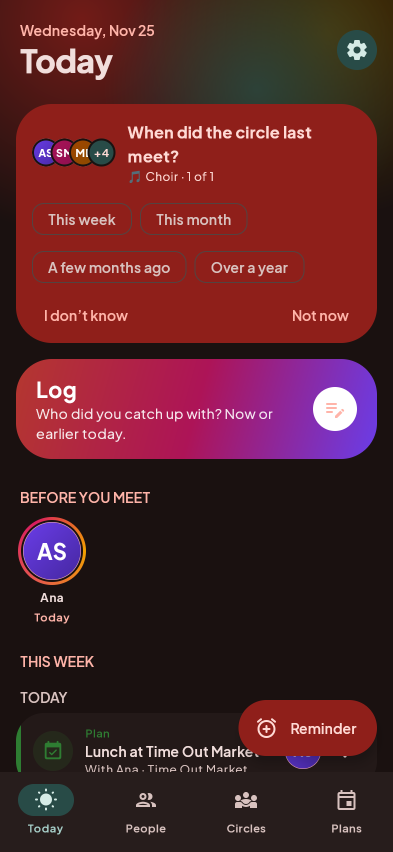
#> input picture docs/screenshots/agenda-dark.png, 786 x 1704 px, given in place of home.png, which was not available (shown at 1/2 size)
$ python compose_banner.py
#> lines starting #> are read from the running program, lines starting #| are printed output that depends on the picture; after the words box and inside, x2 and y2 are one past the last pixel; in counts of white or black regions, pixels touching at a corner belong together
"""Builds docs/screenshots/banner.png: a row of phone screenshots on the brand gradient for the README header.

Usage (repo root): python3 scripts/screenshots/compose_banner.py   (needs Pillow)
"""
from pathlib import Path

from PIL import Image, ImageDraw, ImageFilter

ROOT = Path(__file__).resolve().parents[2]
SHOTS = ROOT / "docs" / "screenshots"
ORDER = ["home", "friend", "checkin", "agenda-dark", "ideas"]

W, H = 2400, 1200
PHONE_W = 400
RADIUS = 46


def gradient(w, h, stops):
#> called with w = 2400, h = 1200
    base = Image.new("RGB", (w, h))
#> base: PIL image 2400x1200 RGB; every value is 0
    px = base.load()
    for x in range(w):
        for y in range(h):
            t = (x / w * 0.7 + y / h * 0.3)
            for i in range(len(stops) - 1):
                a, b = stops[i], stops[i + 1]
                if a[0] <= t <= b[0]:
                    f = (t - a[0]) / (b[0] - a[0])
                    px[x, y] = tuple(int(a[1][c] + (b[1][c] - a[1][c]) * f) for c in range(3))
                    break
    return base


def rounded(im, r):
    mask = Image.new("L", im.size, 0)
    ImageDraw.Draw(mask).rounded_rectangle((0, 0, *im.size), r, fill=255)
    out = Image.new("RGBA", im.size)
    out.paste(im, (0, 0), mask)
    return out


def main():
    bg = gradient(W, H, [(0.0, (255, 138, 128)), (0.55, (180, 55, 47)), (1.0, (106, 61, 232))]).convert("RGBA")
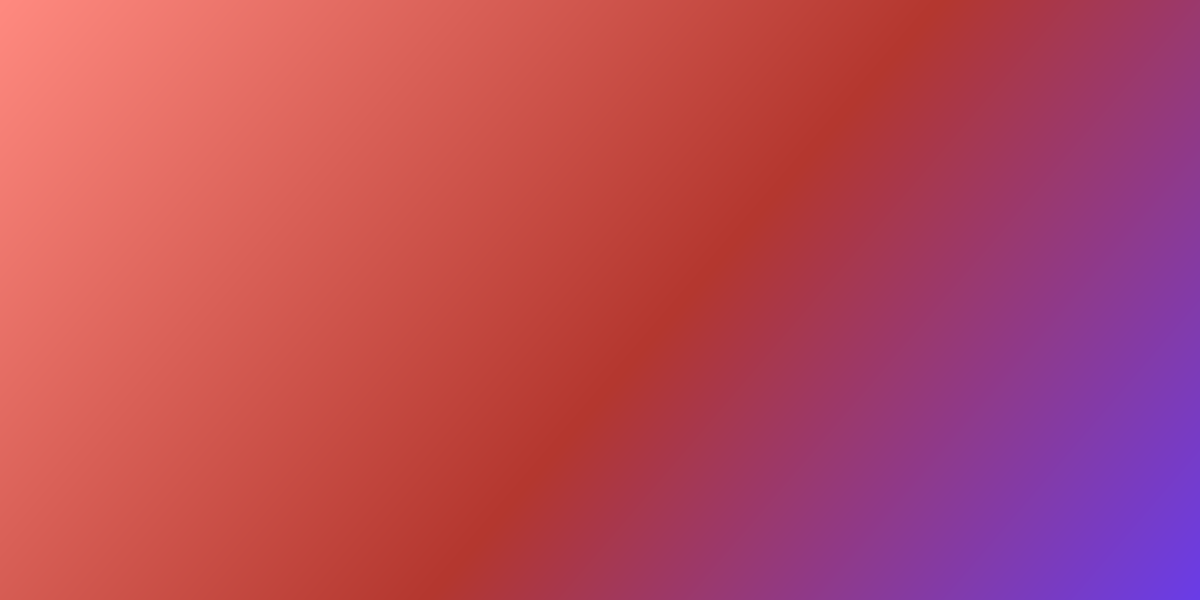
#> bg: PIL image 2400x1200 RGBA (shown at 1/2 size); mean R, G, B, A 184.4, 73.5, 92.7, 255
    phones = []
    for name in ORDER:
        im = Image.open(SHOTS / f"{name}.png").convert("RGB")
#> im is the input picture: PIL image 786x1704 RGB; mean R, G, B 84.7, 35.3, 39.8
        h = int(im.height * PHONE_W / im.width)
#> h = 867
        phones.append(rounded(im.resize((PHONE_W, h), Image.LANCZOS), RADIUS))
#> in rounded, `mask = Image.new("L", im.size, 0)`: mask: PIL image 400x867 L; every value is 0
#> in rounded, `ImageDraw.Draw(mask).rounded_rectangle((0, 0, *im.size), r, fill=255)`:
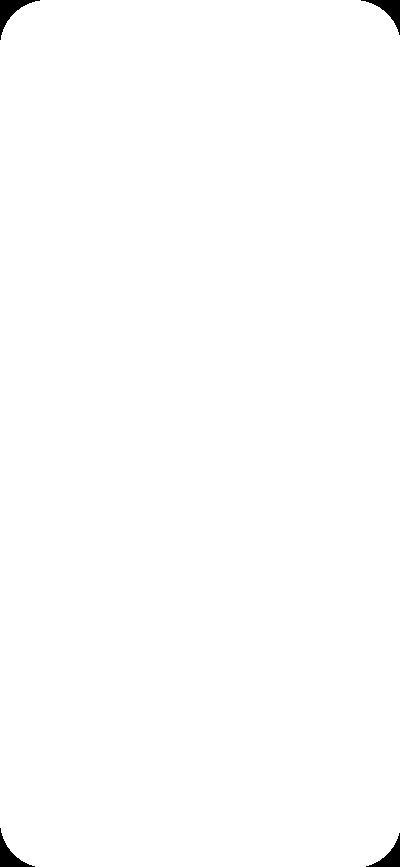
#> mask: PIL image 400x867 L; 99.5% white; 4 black regions, box (x1, y1, x2, y2) and area: (0, 0, 40, 40) 470, (361, 0, 400, 35) 430, (0, 828, 35, 867) 430, (366, 833, 400, 867) 391
#> in rounded, `out = Image.new("RGBA", im.size)`: out: PIL image 400x867 RGBA; every value is 0
#> in rounded, `out.paste(im, (0, 0), mask)`:
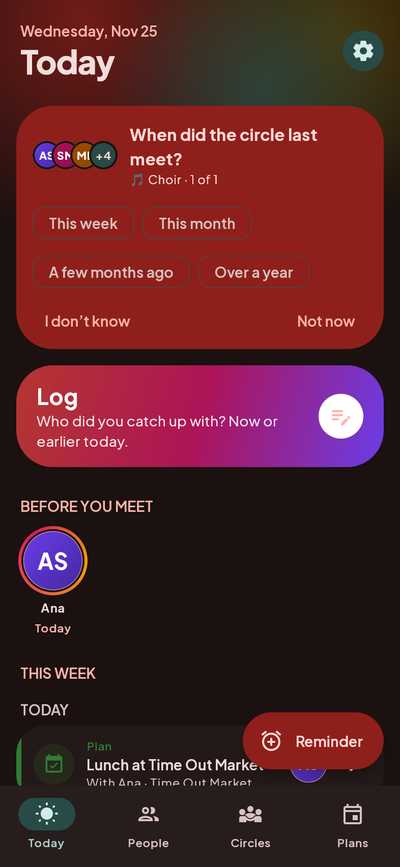
#> im: PIL image 400x867 RGB; mean R, G, B 84.6, 35.3, 39.8
#> pass 2 of the loop in main, `for name in ORDER:`:
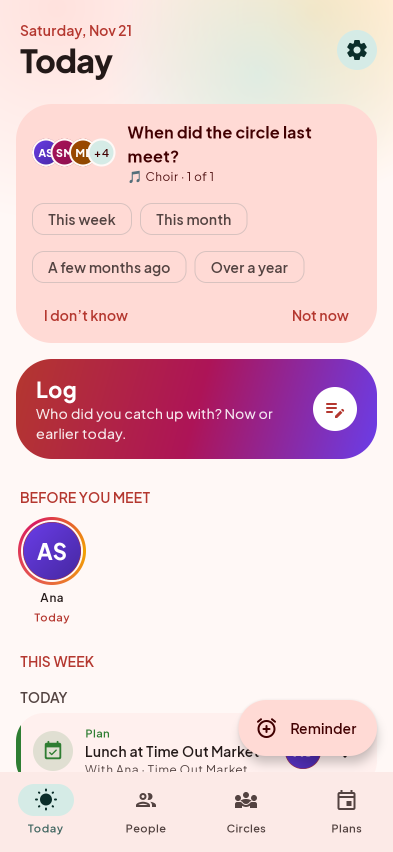
#> input picture docs/screenshots/agenda.png, 786 x 1704 px, given in place of friend.png, which was not available (shown at 1/2 size)
#> in main, im is the input picture: PIL image 786x1704 RGB; mean R, G, B 237.6, 208.7, 212.9
#> in rounded (call 2), `out.paste(im, (0, 0), mask)`:
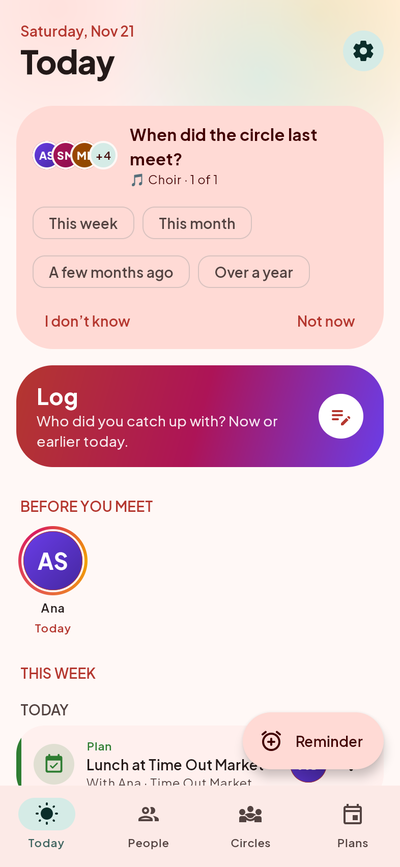
#> im: PIL image 400x867 RGB; mean R, G, B 237.4, 208.7, 212.9
#> pass 3 of the loop in main, `for name in ORDER:`:
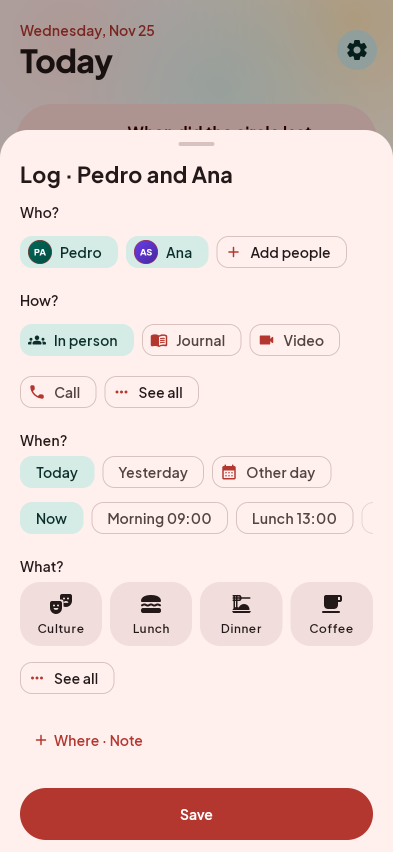
#> input picture docs/screenshots/checkin.png, 786 x 1704 px (shown at 1/2 size)
#> in main, im is the input picture: PIL image 786x1704 RGB; mean R, G, B 229.7, 210.5, 207.5
#> in rounded (call 3), `out.paste(im, (0, 0), mask)`:
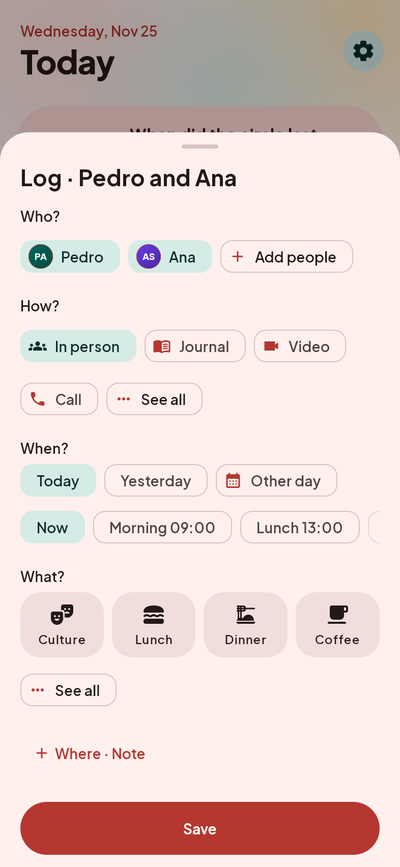
#> im: PIL image 400x867 RGB; mean R, G, B 229.5, 210.5, 207.5
#> the loop made 5 passes; the first 3 are shown
    gap = (W - PHONE_W * len(phones)) // (len(phones) + 1)
    for i, ph in enumerate(phones):
        x = gap + i * (PHONE_W + gap)
        # Stagger: centre phone highest.
        y = (H - ph.height) // 2 + [40, -10, -50, -10, 40][i]
        shadow = Image.new("RGBA", (ph.width + 80, ph.height + 80), (0, 0, 0, 0))
        ImageDraw.Draw(shadow).rounded_rectangle((40, 50, ph.width + 40, ph.height + 40), RADIUS, fill=(40, 0, 20, 110))
        shadow = shadow.filter(ImageFilter.GaussianBlur(24))
        bg.alpha_composite(shadow, (x - 40, y - 40))
        frame = Image.new("RGBA", (ph.width + 16, ph.height + 16), (0, 0, 0, 0))
        ImageDraw.Draw(frame).rounded_rectangle((0, 0, ph.width + 15, ph.height + 15), RADIUS + 8, fill=(20, 12, 12, 255))
        bg.alpha_composite(frame, (x - 8, y - 8))
        bg.alpha_composite(ph, (x, y))
#> this loop made 5 passes
#> pass 1, in main, `shadow = shadow.filter(ImageFilter.GaussianBlur(24))`:
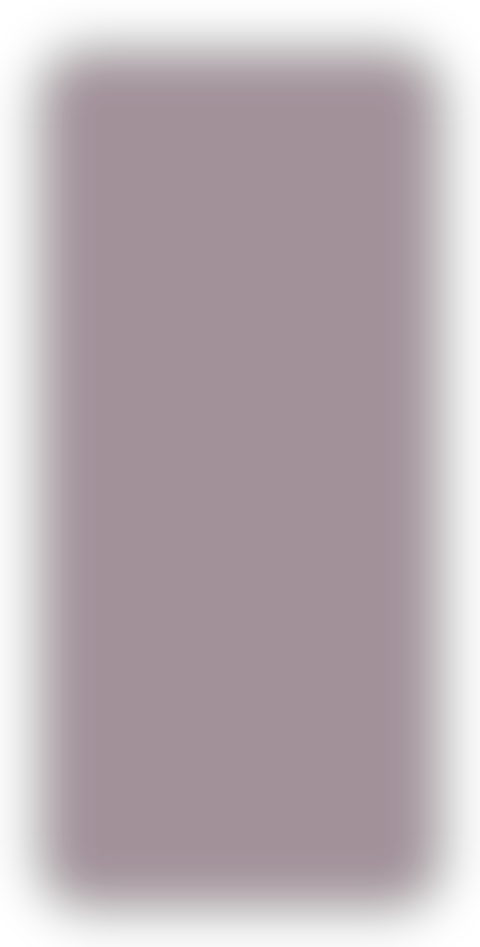
#> shadow: PIL image 480x947 RGBA; mean R, G, B, A 30.1, 0, 15, 82.6; transparent parts drawn white
#> after the loop:
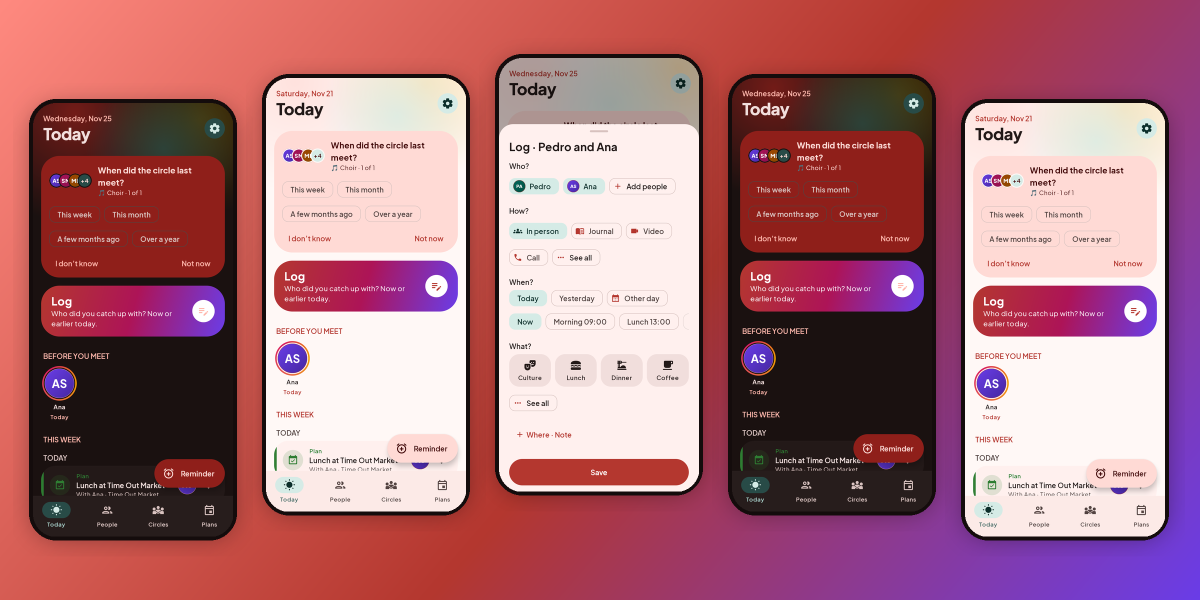
#> bg: PIL image 2400x1200 RGBA (shown at 1/2 size); mean R, G, B, A 171.1, 110.7, 120.5, 255
#> after the loop:
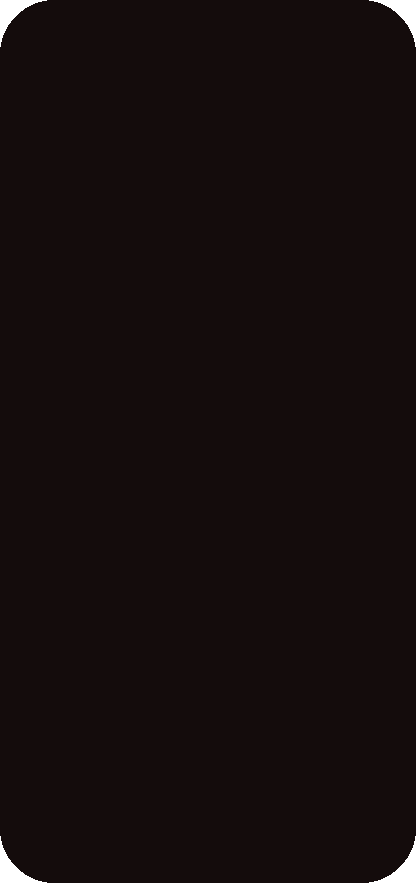
#> frame: PIL image 416x883 RGBA; mean R, G, B, A 19.9, 11.9, 11.9, 253.2; transparent parts drawn white
    bg.convert("RGB").save(SHOTS / "banner.png", optimize=True)
    print("wrote", SHOTS / "banner.png")


if __name__ == "__main__":
    main()
